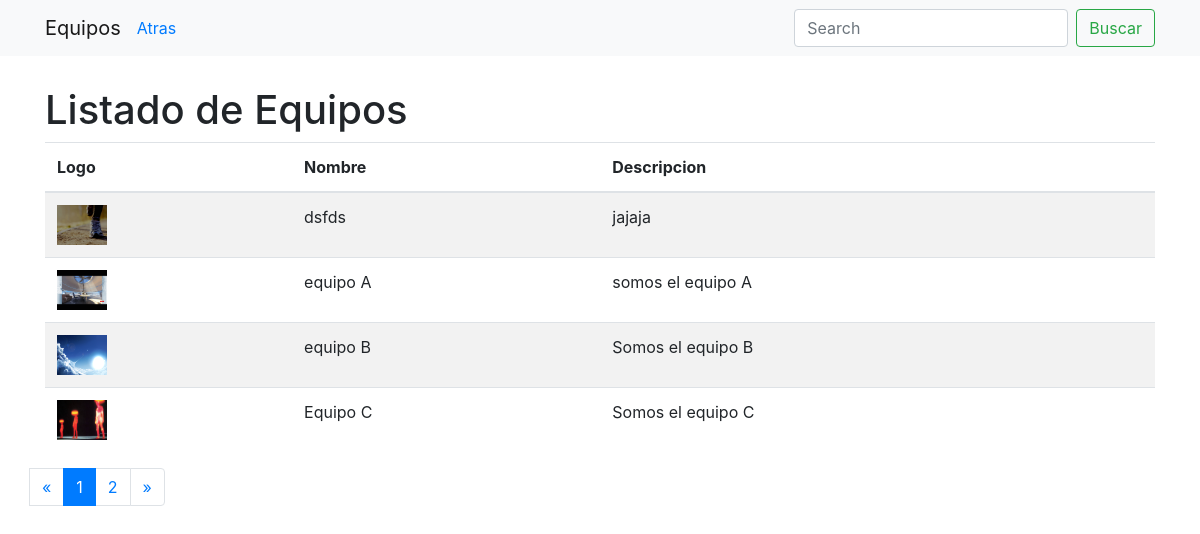
Page /basket/ver_team (signed in) on the committed database.
### basket/models.py (models this page shows, shortened)
class Team(models.Model):
    name = models.CharField(max_length=120)
    description = models.TextField()
    logo = models.ImageField(upload_to='logos')

### basket/views.py (the view)
# urls.py: path('ver_team', views.verEquipo, name="ver_team"),
@login_required(login_url = '../aut/login')
def verEquipo(request):
    data = {}
    data=Team.objects.all()
    page=request.GET.get('page',1)
    paginator=Paginator(data,4)
    try:
        lista_objetos=paginator.page(page)
    except PageNotAnInteger:
        lista_objetos=paginator.page(1)
    except EmptyPage:
        lista_objetos=paginator.page(paginator.num_pages)
    template_name='equipo/verEquipos.html'
    return render(request, template_name,{'lista_objetos':lista_objetos})

### basket/templates/equipo/verEquipos.html (shortened to what this page needs)
{% extends 'equipo/listarEquipo.html' %}
{% block titulo %}
  <a class="navbar-brand" href="#">Equipos</a>
  <a href="{% url 'OpcionesCoach' %}">Atras</a>
{% endblock %}
{% block lista %}
  <thead>
    <tr>
      <th scope="col">Logo</th>
      <th scope="col">Nombre</th>
      <th scope="col">Descripcion</th>
    </tr>
  </thead>
  <tbody>
    {% for Objeto in lista_objetos %}
    <tr>
      <td><img src="{{Objeto.logo.url}}" alt="foto" width="50px" height="40px"></td>
      <td>{{Objeto.name}}</td>
      <td>{{Objeto.description}}</td>
    </tr>
    {% endfor %}
  </tbody>
{% endblock %}

### rows in the picture
Team: logo (picture), name "dsfds", description "jajaja"
Team: logo (picture), name "equipo A", description "somos el equipo A"
Team: logo (picture), name "equipo B", description "Somos el equipo B"
Team: logo (placeholder picture), name "Equipo C", description "Somos el equipo C"

### other values in the picture
{{ i }} "1"
{{ i }} "2"
